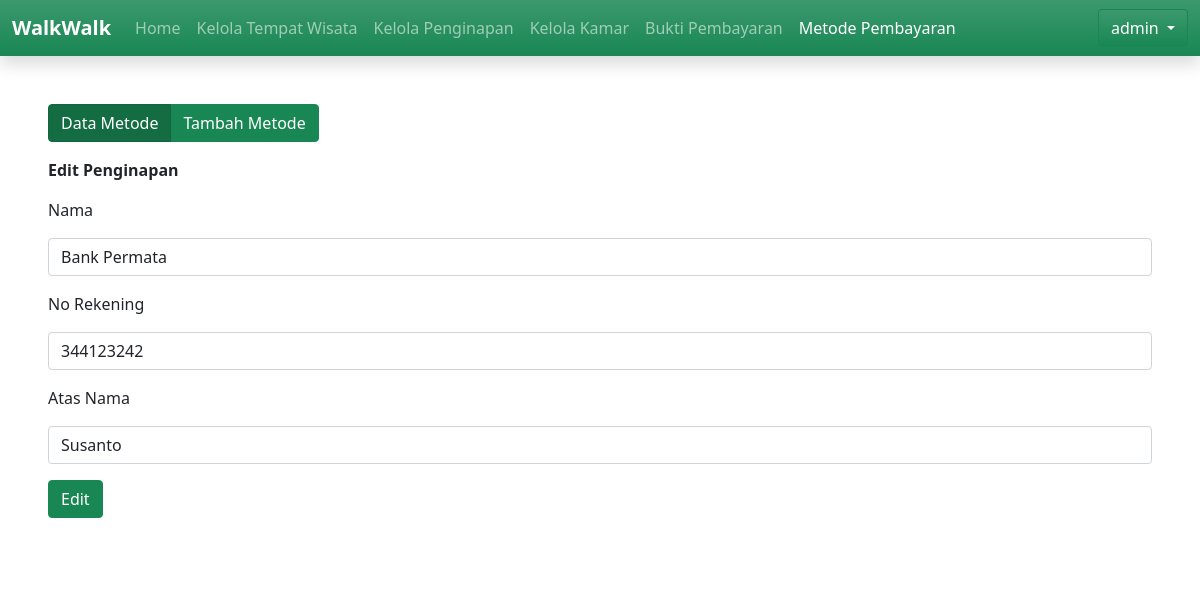
The app's page /app?page=kelola-metode-pembayaran&a1=edit-metode&id=3 (signed in) with its own data.
### tables this page shows
CREATE TABLE IF NOT EXISTS `metode_pembayaran` (
  `id` int(11) NOT NULL AUTO_INCREMENT,
  `nama` varchar(255) NOT NULL DEFAULT '0',
  `no_rek` varchar(255) NOT NULL DEFAULT '0',
  `atas_nama` varchar(255) DEFAULT NULL,
  PRIMARY KEY (`id`)
);

### classes.php (called while the page is built, shortened)
<?php
class QueryPrepare
{
    public $conn;
    function __construct(mysqli $conn)
    {
        $this->conn = $conn;
    }
    function prepare($query,$type,...$params)
    {
        $stmt = $this->conn->prepare($query);
        $stmt->bind_param($type,...$params);
        return $stmt;
    }
}
class Admin extends QueryPrepare
{
    function syncAssoc($data)
    {
        $this->username = $data["username"];
    }
    function getDataByID($id)
    {
        $q = $this->prepare(
            "SELECT * FROM admin WHERE id = ?",
            "i",
            $id
        );
        $q->execute();
        $res = $q->get_result();
        $data = $res->fetch_assoc();
        return $data;
    }
}
class MetodePembayaran extends QueryPrepare
{
    function syncAssoc($data)
    {
        $this->id = $data["id"];
        $this->nama = $data["nama"];
        $this->no_rek = $data["no_rek"];
        $this->atas_nama = $data["atas_nama"];
    }
    function getDataByID($id)
    {
        $q = $this->prepare(
            "SELECT * FROM metode_pembayaran WHERE id = ?",
            "i",
            $id
        );
        $q->execute();
        $res = $q->get_result();
        $data = $res->fetch_assoc();
        return $data;
    }
}

### admin/page/kelola-metode-pembayaran/edit-metode.php (the view, shortened to what this page needs)
<div class="bg-white p-5">
    <div class="btn-group mb-3">
        <a href="?page=kelola-metode-pembayaran&a1=data-metode" class="btn btn-success active">Data Metode</a>
        <a href="?page=kelola-metode-pembayaran&a1=tambah-metode" class="btn btn-success">Tambah Metode</a>
    </div>
    <div class="mb-3">
        <?php
        $metode = new MetodePembayaran($conn);
        $metode->getDataByID($_GET["id"]);
        ?>
        <p class="fw-bold">Edit Penginapan</p>
        <form method="post" action="?process=edit-metode&id=<?php echo $metode->id;?>">
            <div class="mb-3">
                <label for="nama" class="mb-3">Nama</label>
                <input value="<?php echo $metode->nama;?>" required name="nama" class="form-control" id="nama" type="text">
            </div>
            <div class="mb-3">
                <label for="no_rek" class="mb-3">No Rekening</label>
                <input value="<?php echo $metode->no_rek;?>" required name="no_rek" class="form-control" id="no_rek" type="text">
            </div>
            <div class="mb-3">
                <label for="atas_nama" class="mb-3">Atas Nama</label>
                <input value="<?php echo $metode->atas_nama;?>" required name="atas_nama" class="form-control" id="atas_nama" type="text">
            </div>
            <button type="submit" class="btn btn-success">Edit</button>
        </form>
    </div>
</div>

### navbar/navbar-admin.php (shortened to what this page needs)
<nav class="navbar bg-success bg-gradient navbar-expand-lg navbar-dark shadow">
    <div class="container-fluid">
        <a class="navbar-brand fw-bold" href="app?page=home">WalkWalk</a>
        <div class="collapse navbar-collapse" id="navbarSupportedContent">
            <ul class="navbar-nav me-auto mb-2 mb-lg-0">
                <li class="nav-item">
                    <a class="nav-link <?php echo $_GET["page"] == "home" ? "active":""; ?> " aria-current="page" href="?page=home">Home</a>
                </li>
                <li class="nav-item">
                    <a class="nav-link <?php echo $_GET["page"] == "kelola-wisata" ? "active":""; ?>" aria-current="page" href="?page=kelola-wisata&a1=data-wisata">Kelola Tempat Wisata</a>
                </li>
                <li class="nav-item">
                    <a class="nav-link <?php echo $_GET["page"] == "kelola-penginapan" ? "active":""; ?>" aria-current="page" href="?page=kelola-penginapan&a1=data-penginapan">Kelola Penginapan</a>
                </li>
                <li class="nav-item">
                    <a class="nav-link <?php echo $_GET["page"] == "kelola-kamar" ? "active":""; ?>" aria-current="page" href="?page=kelola-kamar&a1=data-kamar">Kelola Kamar</a>
                </li>
                <li class="nav-item">
                    <a class="nav-link <?php echo $_GET["page"] == "bukti-pembayaran" ? "active":""; ?> " aria-current="page" href="?page=bukti-pembayaran">Bukti Pembayaran</a>
                </li>
                <li class="nav-item">
                    <a class="nav-link <?php echo $_GET["page"] == "kelola-metode-pembayaran" ? "active":""; ?> " aria-current="page" href="?page=kelola-metode-pembayaran&a1=data-metode">Metode Pembayaran</a>
                </li>
            </ul>
            <form class="d-flex">
                <div class="dropdown">
                    <button class="btn btn-success bg-gradient dropdown-toggle" type="button" id="dropdownMenuButton1" data-bs-toggle="dropdown" aria-expanded="false">
                        <?php echo $admin->username;?>
                    </button>
                </div>
            </form>
        </div>
    </div>
</nav>

### records on screen
metode_pembayaran: nama "Bank Permata", no_rek "344123242", atas_nama "Susanto"

### other values on screen
$admin->username "admin"
